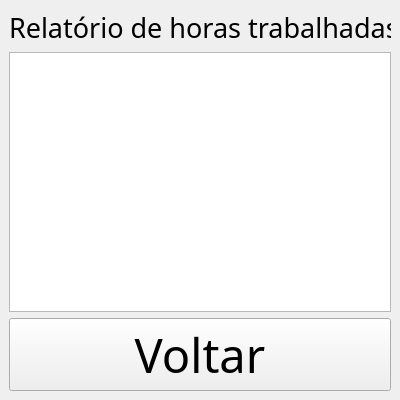
<?xml version="1.0" encoding="UTF-8"?>
<ui version="4.0">
 <class>reportWindow</class>
 <widget class="QMainWindow" name="reportWindow">
  <property name="geometry">
   <rect>
    <x>0</x>
    <y>0</y>
    <width>400</width>
    <height>400</height>
   </rect>
  </property>
  <property name="minimumSize">
   <size>
    <width>400</width>
    <height>400</height>
   </size>
  </property>
  <property name="maximumSize">
   <size>
    <width>400</width>
    <height>400</height>
   </size>
  </property>
  <property name="windowTitle">
   <string>MainWindow</string>
  </property>
  <widget class="QWidget" name="centralwidget">
   <layout class="QHBoxLayout" name="horizontalLayout">
    <item>
     <layout class="QGridLayout" name="gridLayout">
      <item row="0" column="0">
       <widget class="QLabel" name="reportsTitleLabel">
        <property name="font">
         <font>
          <family>Gill Sans</family>
          <pointsize>20</pointsize>
         </font>
        </property>
        <property name="text">
         <string>Relatório de horas trabalhadas:</string>
        </property>
       </widget>
      </item>
      <item row="3" column="0">
       <widget class="QPushButton" name="voltarButton">
        <property name="maximumSize">
         <size>
          <width>400</width>
          <height>75</height>
         </size>
        </property>
        <property name="font">
         <font>
          <family>Gill Sans</family>
          <pointsize>35</pointsize>
         </font>
        </property>
        <property name="text">
         <string>Voltar</string>
        </property>
       </widget>
      </item>
      <item row="1" column="0">
       <widget class="QListWidget" name="listReport"/>
      </item>
     </layout>
    </item>
   </layout>
  </widget>
 </widget>
 <resources/>
 <connections/>
</ui>
